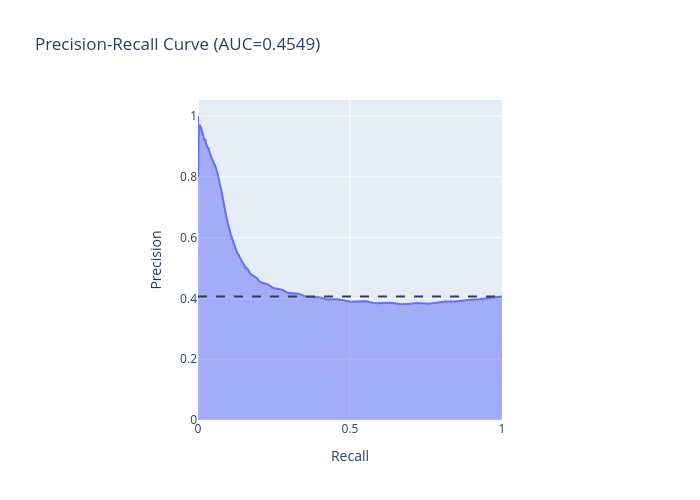

Write notebook code for a chart like this one.
### Code cell
#ploting interactive plot
fig = px.area(
    x=recall, y=precision,
    title=f'Precision-Recall Curve (AUC={auc(recall, precision):.4f})',
    labels=dict(x='Recall', y='Precision'),
    width=700, height=500
)
fig.add_hline(y=(P/(P+N)), line_dash="dash")
fig.update_yaxes(scaleanchor="x", scaleratio=1)
fig.update_xaxes(constrain='domain')

fig.show()

### Figure 1 — Plotly figure (JSON) as saved in the notebook; plotly's stock layout.template omitted (floating-point values rounded to 4 significant figures; data arrays with more than 128 entries replaced by an {"elided": "..."} marker saying what was removed)
{"data": [{"fillpattern": {"shape": ""}, "hovertemplate": "Recall=%{x}<br>Precision=%{y}<extra></extra>", "legendgroup": "", "line": {"color": "#636efa"}, "marker": {"symbol": "circle"}, "mode": "lines", "name": "", "orientation": "v", "showlegend": false, "stackgroup": "1", "type": "scatter", "x": {"elided": "772 float values"}, "xaxis": "x", "y": {"elided": "772 float values"}, "yaxis": "y"}], "layout": {"height": 500, "legend": {"tracegroupgap": 0}, "shapes": [{"line": {"dash": "dash"}, "type": "line", "x0": 0, "x1": 1, "xref": "x domain", "y0": 0.406, "y1": 0.406, "yref": "y"}], "title": {"text": "Precision-Recall Curve (AUC=0.4549)"}, "width": 700, "xaxis": {"anchor": "y", "constrain": "domain", "domain": [0, 1], "title": {"text": "Recall"}}, "yaxis": {"anchor": "x", "domain": [0, 1], "scaleanchor": "x", "scaleratio": 1, "title": {"text": "Precision"}}}}
